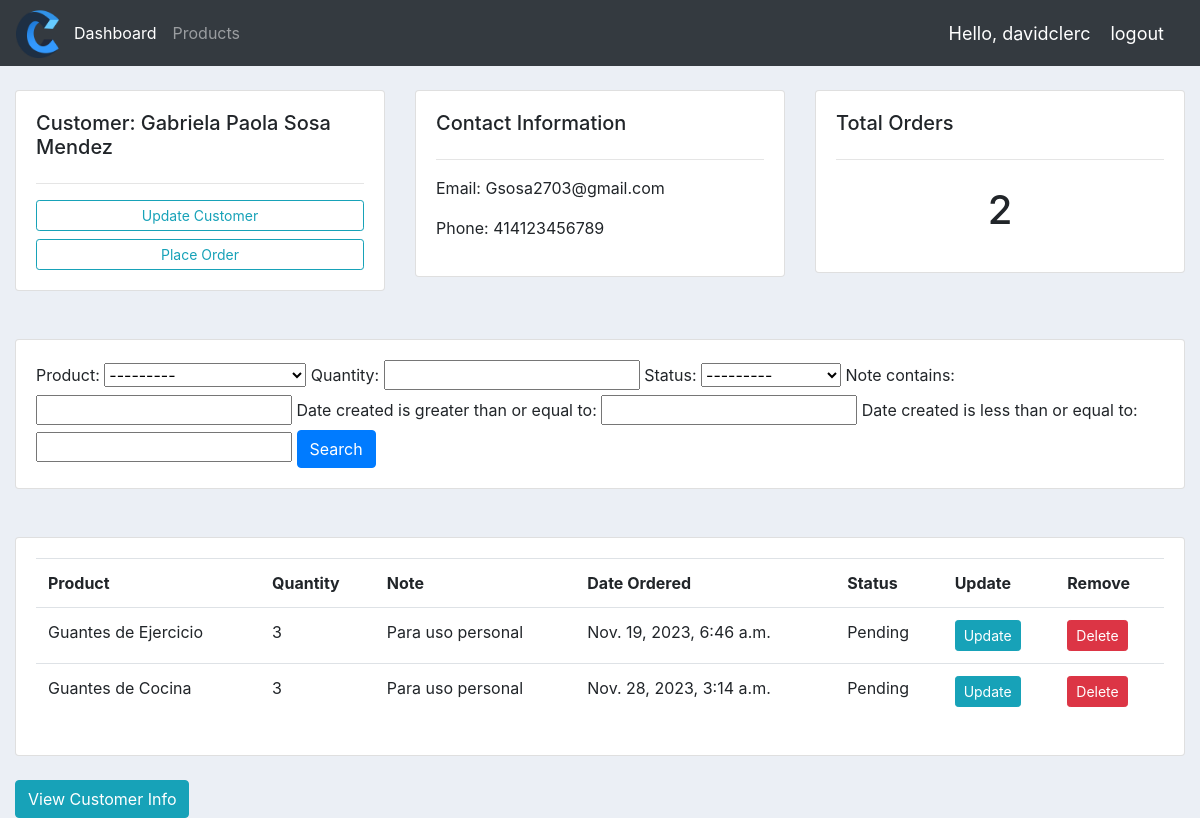
The app's page /customer/1/ (signed in) with its own data.
### accounts/models.py (models this page shows, shortened)
class Customer(Model):
    user = models.OneToOneField(User, null=True, blank=True, on_delete=models.CASCADE) #CASCADE means that whenever an user is deleted, the relationship to that customer will be deleted as well. A OneToOne field means that an user can have one customer and a customer can only have one user.
    name = models.CharField(max_length=200, null=True)
    phone = models.IntegerField(null=True)
    email = models.EmailField(null=True)
    date_created = models.DateTimeField(auto_now_add=True, null=True, blank=True)

class Order(Model):
    customer = models.ForeignKey(Customer, null=True, on_delete= models.SET_NULL)
    product = models.ForeignKey(Product, null=True, on_delete= models.SET_NULL)
    quantity = models.IntegerField(null=True)
    STATUS = (
                ('Pending','Pending'),
                ('Out for delivery','Out for delivery'),
                ('Delivered','Delivered'),
            )
    status = models.CharField(max_length=200, null=True, choices=STATUS)
    date_created = models.DateTimeField(auto_now_add=True, null=True, blank=True)
    note = models.CharField(max_length=1000, null=True, blank=True)

class Product(Model):
    CATEGORY = (
                ('Indoor','Indoor'),
                ('Outdoor','Outdoor'),
                ('Mixed','Mixed'),
            )
    name = models.CharField(max_length=200, null=True)
    price = models.FloatField(null=True)
    category = models.CharField(max_length=200, null=True, choices=CATEGORY)
    description = models.CharField(max_length=200, null=True, blank=True)
    date_created = models.DateTimeField(auto_now_add=True, null=True, blank=True)
    tags = models.ManyToManyField(Tag)
    def __str__(self):
        return self.name

### accounts/decorators.py (the view)
        def wrapper_func(request, *args,**kwargs):
            group = None
            if request.user.groups.exists():
                group = request.user.groups.all()[0].name
            if group in allowed_roles:
                return view_func(request, *args,**kwargs)
            else:
                return HttpResponse('You are not authorized to view this page.')

### accounts/views.py (called while the page is built)
@login_required(login_url='login') #people must be logged in to access this page. Otherwise, it'll be redirected to the login page.
@allowed_users(allowed_roles=['admin'])
def customer(request, pk):
    customer = Customer.objects.get(id=pk)
    orders = customer.order_set.all()#this grabs all the orders (querying the customers child object from our model field)
    order_count = orders.count()
    myFilter = OrderFilter(request.GET, queryset=orders)
    orders = myFilter.qs
    context = {'customer':customer, 'orders':orders, 'order_count':order_count, 'myFilter':myFilter}
    return render(request, 'accounts/customer.html', context)

### accounts/templates/accounts/customer.html (shortened to what this page needs)
{% extends "accounts/main.html" %}
{% block content%}
<br>
<div class="row">
    <div class="col-md">
        <div class="card card-body">
          <h5>Customer: {{customer.name}}</h5>
          <hr>
          <a class="btn btn-outline-info  btn-sm btn-block" href="{% url 'UpdateCustomerInfo' customer.id %}">Update Customer</a>
          <a class="btn btn-outline-info  btn-sm btn-block" href="{% url 'create_order' %}">Place Order</a>
        </div>
    </div>
    <div class="col-md">
        <div class="card card-body">
          <h5>Contact Information</h5>
          <hr>
          <p>Email: {{customer.email}}</p>
          <p>Phone: {{customer.phone}}</p>
        </div>
    </div>
    <div class="col-md">
        <div class="card card-body">
          <h5>Total Orders</h5>
          <hr>
          <h1 style="text-align: center;padding: 10px">{{order_count}}</h1>
        </div>
    </div>
</div>
<br>
<div class="row">
    <div class="col">
        <div class="card card-body">
            <form method="get">
                {{myFilter.form}}
                <button class="btn btn-primary" type="submit">Search</button>
            </form>
        </div>
    </div>
</div>
<br>
<div class="row">
    <div class="col-md">
        <div class="card card-body">
            <table class="table">
                <tr>
                    <th>Product</th>
                    <th>Quantity</th>
                    <th>Note</th>
                    <th>Date Ordered</th>
                    <th>Status</th>
                    <th>Update</th>
                    <th>Remove</th>
                </tr>
                {% for order in orders %}
                <tr>
                    <td>{{order.product}}</td>
                    <td>{{order.quantity}}</td>
                    <td>{{order.note}}</td>
                    <td>{{order.date_created}}</td>
                    <td>{{order.status}}</td>
                    <td><a class="btn btn-sm btn-info" href="{% url 'update_order' order.id %}">Update</a></td>
                    <td><a class="btn btn-sm btn-danger" href="{% url 'delete_order' order.id %}">Delete</a></td>
                </tr>
                {% endfor %}
            </table>
        </div>
    </div>
</div>
<div>
    <a class="btn btn-info" href="{% url 'CustomerInfoPDF' customer.pk %}">View Customer Info</a>
</div>
{% endblock content%}

### accounts/templates/accounts/navbar.html (shortened to what this page needs)
{% load static%}
<nav class="navbar navbar-expand-lg navbar-dark bg-dark">
  <a href="{% url 'home' %}"><img src="{% static 'images/logo example.png'%}" width="50" height="50"/></a>
  <div class="collapse navbar-collapse" id="navbarNav">
    <ul class="navbar-nav">
      {% if request.user.is_staff %}
      <li class="nav-item active">
        <a class="nav-link active" href="{% url 'home' %}">Dashboard</a>
      </li>
      <li class="nav-item">
        <a class="nav-link" href="{% url 'products' %}">Products</a>
      </li>
      {% else %}
      <li class="nav-item">
        <a class="nav-link" href="{% url 'accountSettingsCustomer' %}">Settings</a>
      </li>
      {% endif %}
    </ul>
  </div>
  <span class="logout-msg">Hello, {{request.user}}</span>
  <span><a  class="logout-msg" href="{% url 'logout' %}">logout</a></span>
</nav>

### static/CSS/main.css (style rules this page uses)
body { background-color: #ebeff5; }

### accounts/templates/accounts/navbar.html (style rules this page uses)
.logout-msg { font-size: 18px; color: #fff; margin-right: 20px; }

### records on screen
Customer: name "Gabriela Paola Sosa Mendez", email "Gsosa2703@gmail.com", phone "414123456789"
Order: product "Guantes de Ejercicio", quantity "3", note "Para uso personal", date_created "Nov. 19, 2023, 6:46 a.m.", status "Pending"
Order: product "Guantes de Cocina", quantity "3", note "Para uso personal", date_created "Nov. 28, 2023, 3:14 a.m.", status "Pending"

### other values on screen
{{ request.user }} "davidclerc"
{{ order_count }} "2"
